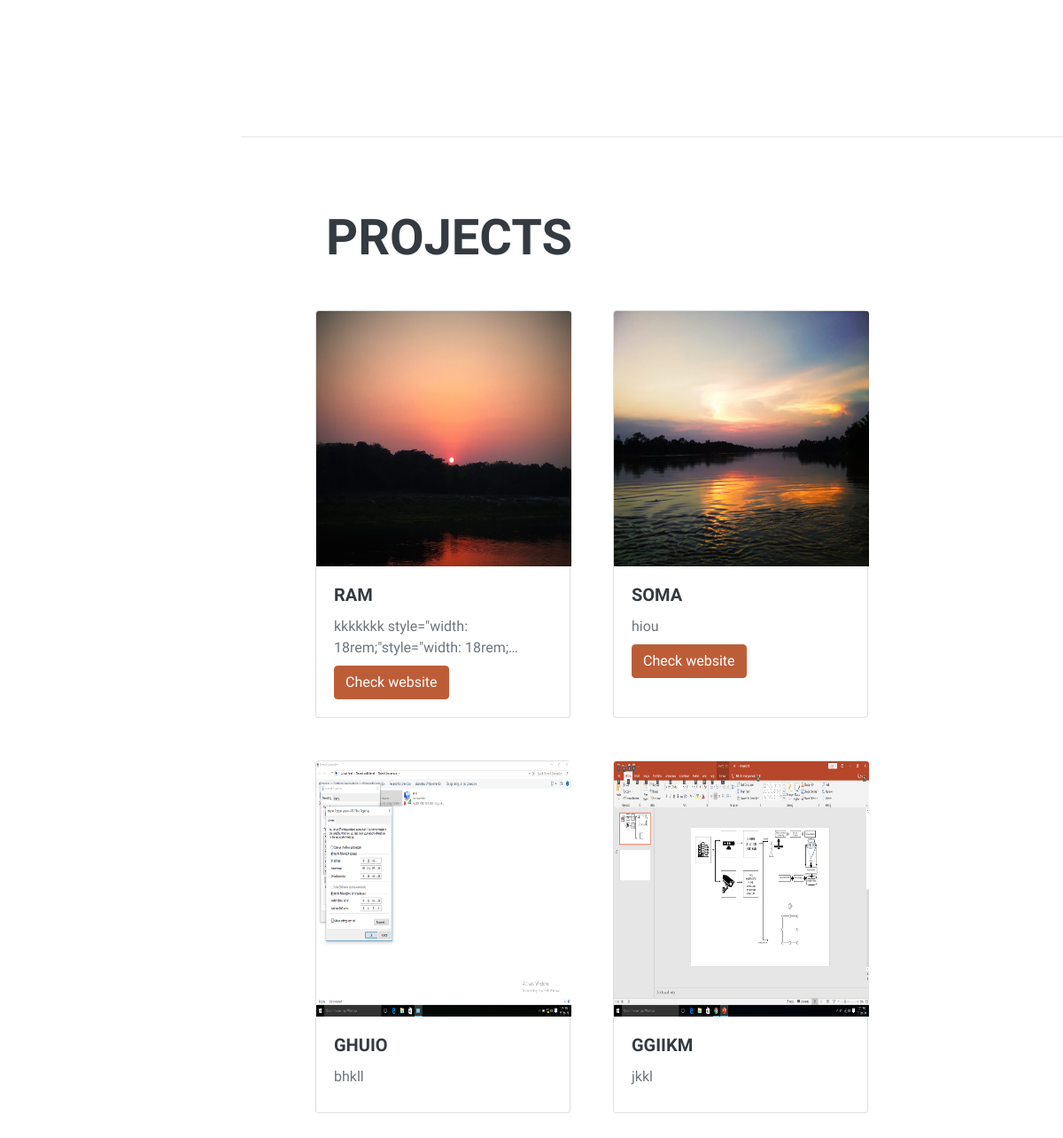
Before: / (lower part) with the older database file.
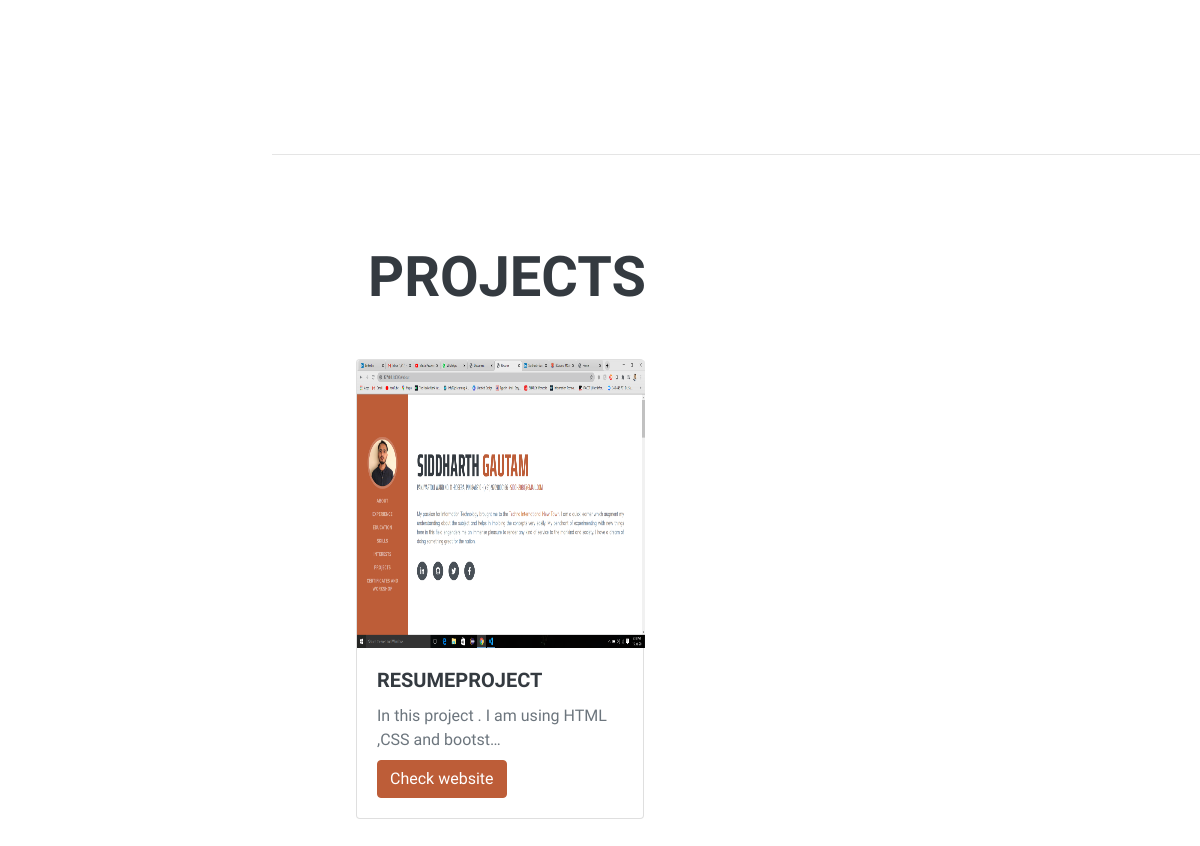
After: the same page with the newer database file.
### project/models.py (models this page shows, shortened)
class Project(models.Model):
    title=models.CharField(max_length=50)
    description=models.CharField(max_length=250)
    image=models.ImageField(upload_to= 'resume/images/')
    url=models.URLField(blank=True)
    def get_absolute_url(self):
        return reverse('detail', kwargs={
            'project_id': self.id
            })

### project/views.py (the view)
# urls.py: path('', views.index, name='index'),
def index(request):
    projects=Project.objects.all()
    context={
        'projects':projects
    }
    return render (request,'project/index.html',context)

### project/templates/project/index.html (shortened to what this page needs)
<!DOCTYPE html>
{% load static %}
<html lang="en">
    <head>
        <line href="{% static 'vendor/fontawesome.fees/css/all.main.css' %}" rel ="stylesheet"/>
        <link href="{% static 'css/styles.css' %}" rel="stylesheet" />
    </head>
    <body id="page-top">
        <div class="container-fluid p-0">
            <section class="resume-section" id="education">
                <div class="resume-section-content">
                    <br><br>
                    <div class="d-flex flex-column flex-md-row justify-content-between">
                        <div class="flex-grow-1">
                            <h3 class="mb-0"><a href="https://tint.edu.in/"target="_blank">Techno International New Town<a></h3>
                        </div>
                    </div>
                </div>
            </section>
            <section class="resume-section" id="interests">
            </section>
            <hr class="m-0" />
            <section class="resume-section" id="Projects">
                <div class="resume-section-content">
                    <h2 class="mb-5 ml-5">Projects</h2>
                    <div class="row">
        {% for item in projects %}
                <div class="card ml-5 mb-5"style="width: 18rem;" >
                <a href="{{ item.get_absolute_url }}"><img class="card-img-top" style="width: 18rem; height:18rem " src="{{ item.image.url }}" alt="Card image cap"></a>
                <div class="card-body">
                    <h5 class="card-title">{{ item.title }}</h5>
                    <p class="card-text mb-2">{{ item.description|truncatechars:50}}</p>
                    {% if item.url %}
                    <a href="{{ item.url }}" class="btn btn-primary ">Check website</a>
                    {% endif %}
                </div>
            </div>
        {% endfor %}
        </div>
         </div>
            </section>
    </body>
</html>

Changed rows visible on the page:
removed Project: image (picture), title "RAM", description "kkkkkkk style=\"width: 18rem;\"style=\"width: 18rem;…"
removed Project: image (picture), title "SOMA", description "hiou"
removed Project: image (picture), title "GHUIO", description "bhkll"
removed Project: image (picture), title "GGIIKM", description "jkkl"
added Project: image (picture), title "RESUMEPROJECT", description "In this project . I am using HTML ,CSS and bootst…"
